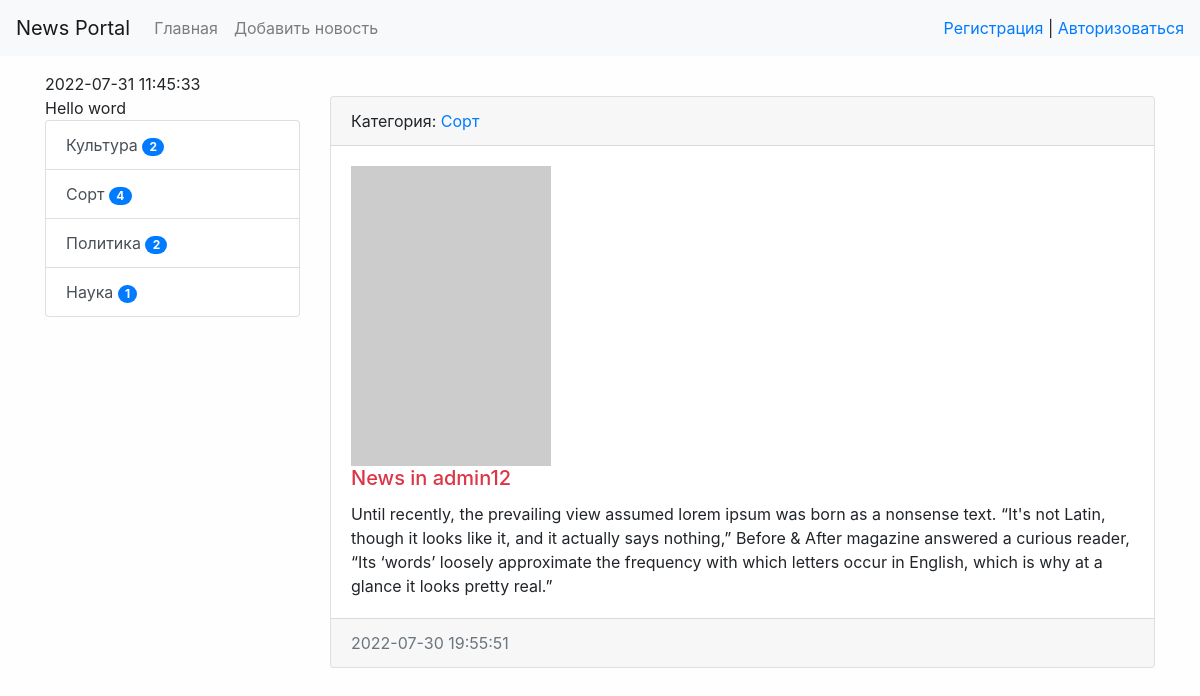
The app's page /news/13/ with its own data.
### News_Portal/models.py (models this page shows, shortened)
class Category(models.Model):
    title = models.CharField(max_length=150, db_index=True, verbose_name='Наименование Категории')
    def get_absolute_url(self):
        return reverse('category', kwargs={"category_id": self.pk})
    def __str__(self):
        return self.title
    class Meta:
        verbose_name = 'Категория'
        verbose_name_plural = 'Категории'
        ordering = ['title']

class News(models.Model):
    title = models.CharField(max_length=150, verbose_name='Наименование')
    content = models.TextField(blank=True, verbose_name='Контент')
    created_at = models.DateTimeField(auto_now_add=True, verbose_name='Дата публикации')
    updated_at = models.DateTimeField(auto_now=True, verbose_name='Обновлено')
    photo = models.ImageField(upload_to='photos/%Y/%m/%d/', verbose_name='Фото', blank=True)
    is_published = models.BooleanField(default=True, verbose_name='Опубликовано?')
    category = models.ForeignKey('Category', on_delete=models.PROTECT, null=True, verbose_name='Категория')
    views = models.ImageField(default=0)
    class Meta:
        verbose_name = 'новость'
        verbose_name_plural = 'новости'
        ordering = ['-created_at']

### News_Portal/views.py (the view)
# urls.py: path('news/<int:pk>/', ViewNews.as_view(), name='view_news'),
class ViewNews(DetailView):
    model = News
    context_object_name = 'news_item'

### News_Portal/templatetags/news_tags.py (called while the page is built)
@register.inclusion_tag('News_Portal/list_categories.html')
def show_categories(arg1='Hello', arg2='word'):
    categories = Category.objects.annotate(cnt=Count('news', filter=F('news__is_published'))).filter(cnt__gt=0)
    return {"categories": categories, "arg1":arg1, "arg2":arg2}

### News_Portal/templates/News_Portal/news_detail.html (shortened to what this page needs)
{% extends 'base.html' %}
{% block sidebar %}
{% include 'inc/_sidebar.html' %}
{% endblock %}
{% block content %}
<div class="card mb-3">
    <div class="card-header">
        Категория: <a href="{{ news_item.category.get_absolute_url }}">{{ news_item.category}}</a>
    </div>
    <div class="card-body">
        {% if item.photo %}
        <img src="{{ news_item.photo.url }}" alt="" width="200" height="300" class="float-left-mr-3">
        {% else %}
        <img src="https://picsum.photos/seed/picsum/200/300" alt="" class="float-left-mr-3">
        {% endif %}
        <h5 class="card-title {% cycle 'text-danger' 'text-success' %}">{{ news_item.title }}</h5>
        <p class="card-text">{{ news_item.content }}</p>
    </div>
    <div class="card-footer text-muted">
        {{ news_item.created_at|date:"Y-m-d H:i:s" }}
    </div>
</div>
{% endblock %}

### News_Portal/templates/News_Portal/list_categories.html
<div class="list-group">
    {{ arg1 }} {{ arg2 }}
    {% for item in categories %}
    <a href="{{ item.get_absolute_url }}" class="list-group-item list-group-item-action">{{ item.title }} <span class="badge badge-primary badge-pill">{{ item.cnt }}</span></a>
    {% endfor %}
</div>

### portal/static/css/style.css (style rules this page uses)
body { background-color: #fefefe; }

### records on screen
Category: title "Культура", cnt "2"
Category: title "Сорт", cnt "4"
Category: title "Политика", cnt "2"
Category: title "Наука", cnt "1"
News: category "Сорт", title "News in admin12", content "Until recently, the prevailing view assumed lorem ipsum was born as a nonsense text. “It's not Latin, though it looks like it, and it actually says nothing,” Before & After magazine answered a curious reader, “Its ‘words’ loosely approximate the frequency with which letters occur in English, which is why at a glance it looks pretty real.”", created_at "2022-07-30 19:55:51"

### other values on screen
{{ arg1 }} "Hello"
{{ arg2 }} "word"
